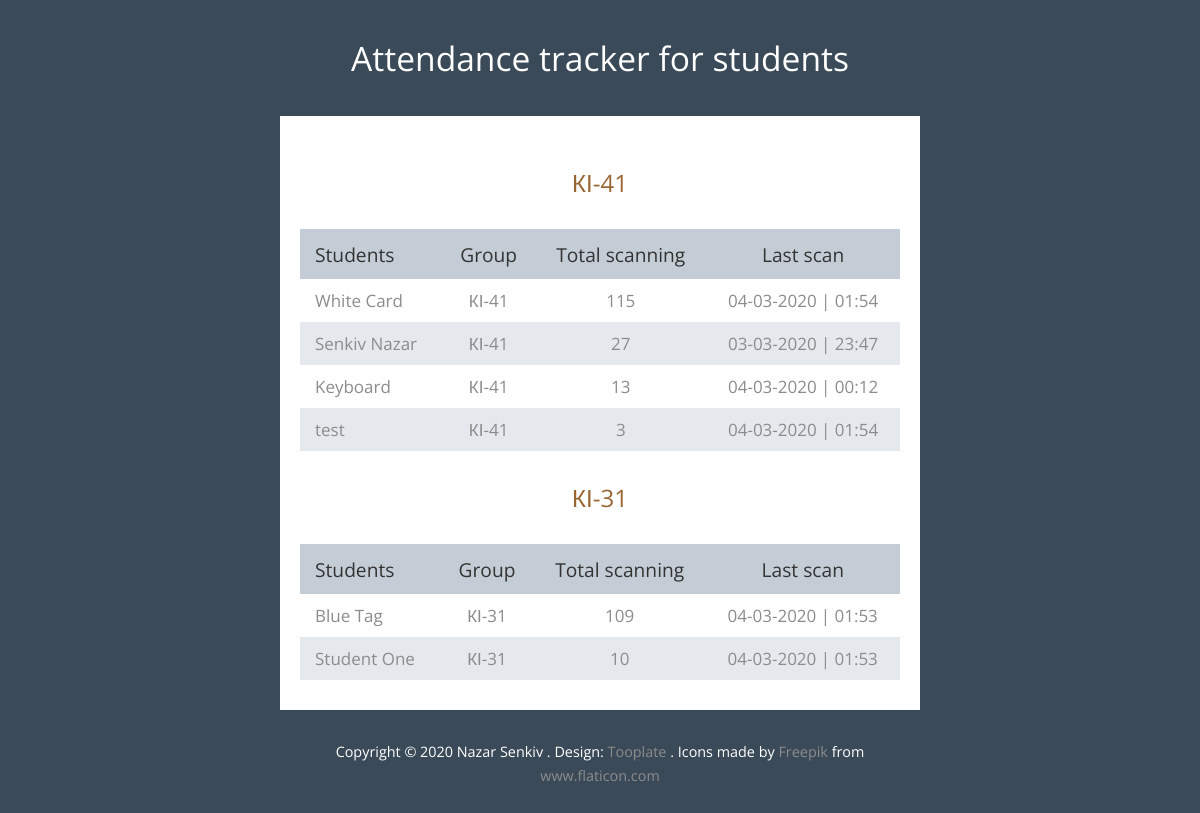
The page / on the database its author committed.
### app/models.py (models this page shows)
class Group(models.Model):
    group = models.CharField(verbose_name='група', max_length=120)
    def __str__(self):
        return self.group
    class Meta:
        verbose_name = 'Група'
        verbose_name_plural = 'Групи'

class Student(models.Model):
    name = models.CharField(verbose_name='ім\'я', max_length=250)
    group = models.ForeignKey(Group, verbose_name='група', on_delete=models.CASCADE)
    number_scan = models.IntegerField(verbose_name='кількість сканувань', null=True, blank=True)
    def __str__(self):
        return self.name
    class Meta:
        ordering = ('-name',)
        verbose_name = 'Студент'
        verbose_name_plural = 'Студенти'

class TagReader(models.Model):
    student = models.ForeignKey(Student, verbose_name='Студент',related_name = 'tags',  on_delete= models.CASCADE)
    tag = models.CharField(verbose_name='Мітка', max_length=120)
    scanned = models.DateTimeField(verbose_name='Проскановано', auto_now_add=True)
    def __str__(self):
        return self.scanned.astimezone().strftime('%d-%m-%Y | %H:%M')
    class Meta:
        ordering = ('-scanned',)
        verbose_name = 'Мітка відсканована'
        verbose_name_plural = 'Відскановані мітки'

### app/views.py (the view)
# urls.py: path('', index, name = 'index' ),
def index(request):
    students = Student.objects.order_by('-number_scan')
    groups = Group.objects.all()
    for s in students:
        s.number_scan = s.tags.all().count()
        s.save()
    context = {'students': students,
               'groups': groups,
               }
    return render(request, 'index.html', context)

### templates/index.html (shortened to what this page needs)
{% extends 'base.html' %}
{% block content %}
    <div class="tm-text-white tm-page-header-container">
        <h1 class="tm-page-header">Attendance tracker for students</h1>
    </div>
    <div class="tm-main-content">
        <section class="tm-section">
            {% for group in groups %}
                <h2 class="tm-section-header">{{ group }}</h2>
                <div class="tm-responsive-table">
                    <table>
                        <tr class="tm-tr-header">
                            <th class="tm-text-left">Students</th>
                            <th>Group</th>
                            <th>Total scanning</th>
                            <th>Last scan</th>
                        </tr>
                        {% for student in students %}
                            {% if student.group == group %}
                                <tr>
                                    <td class="tm-text-left">
                                        <a class="tm-footer-link"
                                           href="{% url 'student_detail' student.id %}">
                                            {{ student }}</a>
                                    </td>
                                    <td>{{ student.group }}</td>
                                    <td>{{ student.number_scan }}</td>
                                    {% if  student.tags.all.first != None %}
                                        <td>{{ student.tags.all.first }}</td>
                                    {% else %}
                                        <td> - </td>
                                    {% endif %}
                                </tr>
                            {% endif %}
                        {% endfor %}
                    </table>
                </div>
            {% endfor %}
        </section>
    </div>
{% endblock %}

### static/css/style.css (style rules this page uses)
body { background-color: #3a4a58; color: #8c8c8c; font-family: "Open Sans", Arial, Helvetica, sans-serif; font-size: 17px; font-weight: 400; padding: 15px; margin: 0; }
.tm-main-content { background-color: #ffffff; }
.tm-text-white { color: white; }
.tm-page-header-container { text-align: center; }
.tm-page-header { display: inline-block; vertical-align: baseline; margin-top: 20px; margin-bottom: 35px; font-size: 2.1rem; font-weight: 400; }
.tm-section-header { color: #996633; text-align: center; font-weight: 400; font-size: 1.5rem; margin-top: 30px; margin-bottom: 30px; }
table { width: 100%; border-spacing: 0; }
td { text-align: center; padding: 10px 15px; }
.tm-text-left { text-align: left; }
th { color: #333333; font-weight: 400; font-size: 1.2rem; padding-left: 15px; padding-right: 15px; }
tr:nth-child(odd) { background-color: #e5e8ed; }
tr.tm-tr-header { background-color: #c4cdd6; height: 50px; }
.tm-section { padding-top: 20px; padding-left: 20px; padding-right: 20px; padding-bottom: 30px; }
a { transition: all 0.3s ease; }
.tm-footer-link { color: #8c8c8c; text-decoration: none; }

### rows shown on the page
Group: group "КІ-41"
Student: name "White Card", group "КІ-41", number_scan "115", tags.all.first "04-03-2020 | 01:54"
Student: name "Senkiv Nazar", group "КІ-41", number_scan "27", tags.all.first "03-03-2020 | 23:47"
Student: name "Keyboard", group "КІ-41", number_scan "13", tags.all.first "04-03-2020 | 00:12"
Student: name "test", group "КІ-41", number_scan "3", tags.all.first "04-03-2020 | 01:54"
Group: group "КІ-31"
Student: name "Blue Tag", group "КІ-31", number_scan "109", tags.all.first "04-03-2020 | 01:53"
Student: name "Student One", group "КІ-31", number_scan "10", tags.all.first "04-03-2020 | 01:53"
